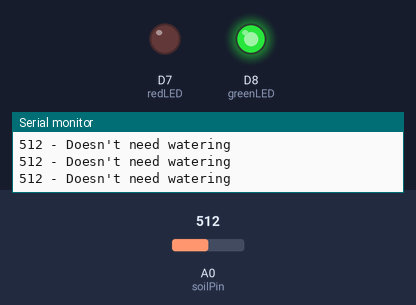
Bench run of a sketch on a simulated ESP8266 (NodeMCU). Shown: output pins drawn as LEDs (lit = HIGH), the last lines printed to the serial monitor. Inputs (shaded band) come from the test bench; at power-on: A0 (soilPin) = 512.

Above: at 1.3 s.
1.4 s: A0 (soilPin) set to 786
2.9 s: A0 (soilPin) set to 818
At 4.1 s:
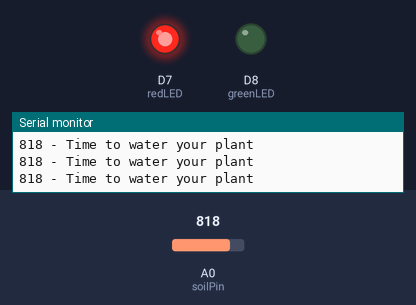
4.5 s: A0 (soilPin) set to 790
At 5.3 s:
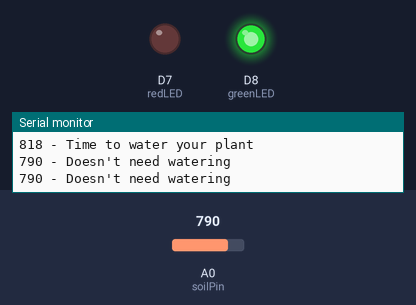
6.0 s: A0 (soilPin) set to 810
At 6.4 s:
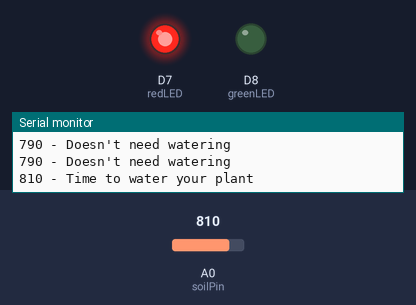
Timing chart, 0 to 8.5 s (numbered marks = the images above; inputs shaded):
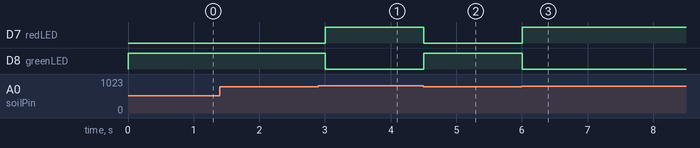

Measured:
- the behaviour switches between 800 and 801 on A0 (soilPin) (found by bisection; images 0 and 1)
- after the input at 2.9 s, D7 (redLED): LOW → HIGH after 0.10 s; D8 (greenLED): HIGH → LOW after 0.10 s
- after the input at 4.5 s, D7 (redLED): HIGH → LOW at once; D8 (greenLED): LOW → HIGH at once
- after the input at 6.0 s, D7 (redLED): LOW → HIGH at once; D8 (greenLED): HIGH → LOW at once

The sketch:

SOIL_MOISTURE_SENSOR.ino
```cpp
int soilPin = A0;
int greenLED = D8;
int redLED = D7;


void setup(){
  pinMode(soilPin, INPUT);
  pinMode(greenLED, OUTPUT);
  pinMode(redLED, OUTPUT);


  digitalWrite(greenLED, LOW);
  digitalWrite(redLED, LOW);


  Serial.begin(9600);
}

void loop() {
  // read the input on analog pin 0:
  int sensorValue = analogRead(soilPin);
  Serial.print(sensorValue);

  if(sensorValue > 800){
    Serial.println(" - Time to water your plant");
    digitalWrite(redLED, HIGH);
    digitalWrite(greenLED, LOW);
  }
  else {
    Serial.println(" - Doesn't need watering");
    digitalWrite(redLED, LOW);
    digitalWrite(greenLED, HIGH);
  }

  delay(500);
}
```
